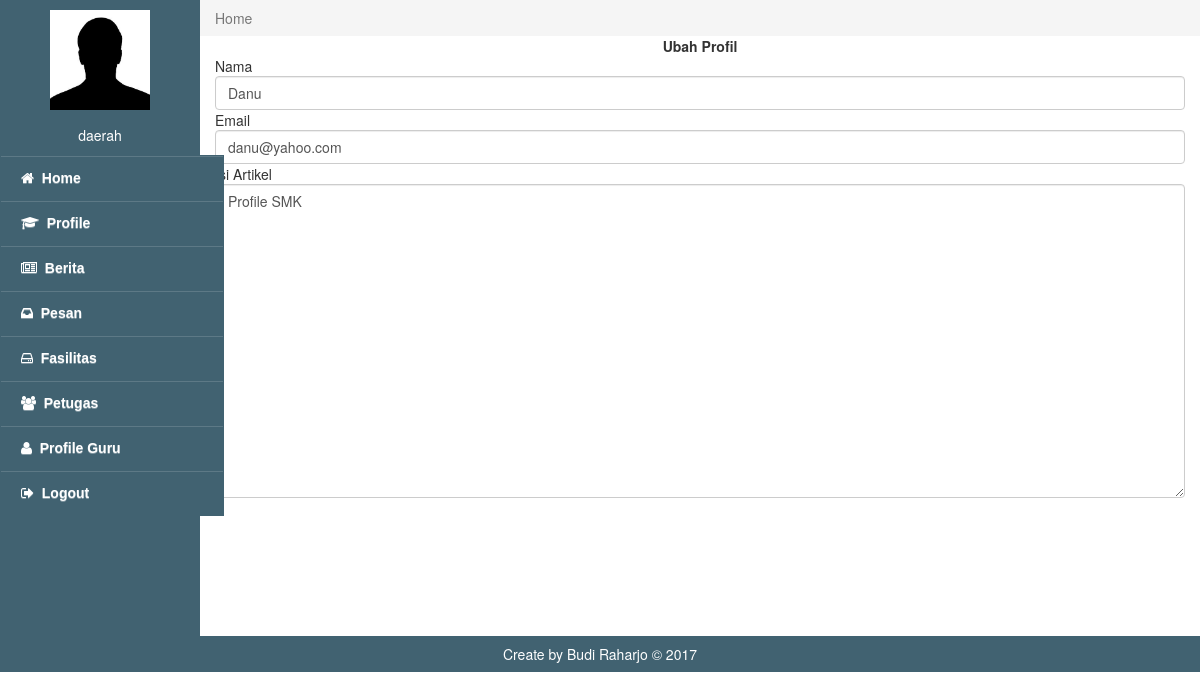
Screenshot of /admin/pages/baca.php?id_hubungi=1 (signed in) with the database file from the repository.
### tables this page shows
CREATE TABLE IF NOT EXISTS `hubungi` (
  `id_hubungi` int(11) NOT NULL AUTO_INCREMENT,
  `nama` varchar(35) NOT NULL,
  `email` varchar(50) NOT NULL,
  `pesan` text NOT NULL,
  `tanggal` date NOT NULL,
  PRIMARY KEY (`id_hubungi`)
);

### admin/pages/baca.php (the view, shortened to what this page needs)
<!doctype>
<html lang='ind'>
<head>
   <link rel="stylesheet" href="../../assets/css/styles-menu-admin.css">
   <link rel="stylesheet" href="../../assets/css/bootstrap.min.css">
   <link rel="stylesheet" href="../../assets/css/font-awesome.min.css">
</head>
<body>
   <div class="col-md-2 colmenu" style="padding:0;">
      <div class="col-md-12" style="padding:10px;"><center><img src="../../assets/images/profil.jpg" alt="" height="100px" width="100px"></center></div>
      <div class="col-md-12" style="padding:5px;padding-bottom:10px;color:#fff;"><center><?php echo $_SESSION['username'];?></center></div>
         <?php include "menu.php"; ?>
   </div>
    <div class="col-md-10" style="padding:0px">
      <ol class="breadcrumb" style="margin:0;border-radius:0;">
          <li class="active">Home</li>
      </ol>
   </div>
   <div class="col-md-10" style="min-height:600px">
	<?php
	include "koneksi.php";
	$id_hubungi = $_GET['id_hubungi'];
	$query = "SELECT * FROM hubungi WHERE id_hubungi='".$id_hubungi."'";
	$sql = mysqli_query($connect, $query);
	$data = mysqli_fetch_array($sql);
	?>
<form action="" method="post">
    	<center><strong>Ubah Profil</strong></center>
    	Nama<br /><input name="newstitle" type="text" size="100" class="form-control" value="<?php echo $data['nama']; ?>" />
    	Email<br /><input name="newstitle" type="text" size="100" class="form-control" value="<?php echo $data['email']; ?>" />
  	Isi Artikel<br/><textarea class="form-control" name="newscontent" cols="65" rows="15"><?php echo $data['pesan']; ?></textarea>
</form>
</div>
 <div class="col-md-12" style="background:#416271;padding:8px;color:#fff;"><center>Create by <a href="www.sikode.com" style="color:#fff">Budi Raharjo</a> &copy 2017</center></div>
</body>
<html>

### assets/css/styles-menu-admin.css (style rules this page uses)
.colmenu { background:#416271;padding:0; height:636px; }

### rows the page displays
hubungi: newstitle "Danu", newstitle "danu@yahoo.com", newscontent "Profile SMK"

### other values shown
$_SESSION['username'] "daerah"
